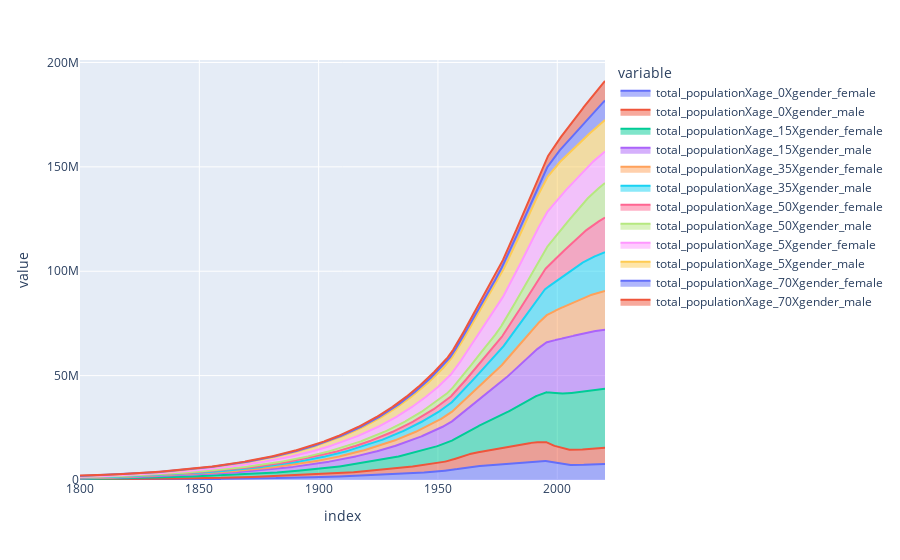

The cell this chart's notebook holds for it:
### Code cell
pop.plot.area()

### Figure 1 — Plotly figure (JSON) as saved in the notebook; plotly's stock layout.template omitted (floating-point values rounded to 4 significant figures; data arrays with more than 128 entries replaced by an {"elided": "..."} marker saying what was removed)
{"data": [{"fillpattern": {"shape": ""}, "hovertemplate": "variable=total_populationXage_0Xgender_female<br>index=%{x}<br>value=%{y}<extra></extra>", "legendgroup": "total_populationXage_0Xgender_female", "line": {"color": "#636efa"}, "marker": {"symbol": "circle"}, "mode": "lines", "name": "total_populationXage_0Xgender_female", "orientation": "v", "showlegend": true, "stackgroup": "1", "type": "scatter", "x": {"elided": "2201 float values"}, "xaxis": "x", "y": {"elided": "2201 float values"}, "yaxis": "y"}, {"fillpattern": {"shape": ""}, "hovertemplate": "variable=total_populationXage_0Xgender_male<br>index=%{x}<br>value=%{y}<extra></extra>", "legendgroup": "total_populationXage_0Xgender_male", "line": {"color": "#EF553B"}, "marker": {"symbol": "circle"}, "mode": "lines", "name": "total_populationXage_0Xgender_male", "orientation": "v", "showlegend": true, "stackgroup": "1", "type": "scatter", "x": {"elided": "2201 float values"}, "xaxis": "x", "y": {"elided": "2201 float values"}, "yaxis": "y"}, {"fillpattern": {"shape": ""}, "hovertemplate": "variable=total_populationXage_15Xgender_female<br>index=%{x}<br>value=%{y}<extra></extra>", "legendgroup": "total_populationXage_15Xgender_female", "line": {"color": "#00cc96"}, "marker": {"symbol": "circle"}, "mode": "lines", "name": "total_populationXage_15Xgender_female", "orientation": "v", "showlegend": true, "stackgroup": "1", "type": "scatter", "x": {"elided": "2201 float values"}, "xaxis": "x", "y": {"elided": "2201 float values"}, "yaxis": "y"}, {"fillpattern": {"shape": ""}, "hovertemplate": "variable=total_populationXage_15Xgender_male<br>index=%{x}<br>value=%{y}<extra></extra>", "legendgroup": "total_populationXage_15Xgender_male", "line": {"color": "#ab63fa"}, "marker": {"symbol": "circle"}, "mode": "lines", "name": "total_populationXage_15Xgender_male", "orientation": "v", "showlegend": true, "stackgroup": "1", "type": "scatter", "x": {"elided": "2201 float values"}, "xaxis": "x", "y": {"elided": "2201 float values"}, "yaxis": "y"}, {"fillpattern": {"shape": ""}, "hovertemplate": "variable=total_populationXage_35Xgender_female<br>index=%{x}<br>value=%{y}<extra></extra>", "legendgroup": "total_populationXage_35Xgender_female", "line": {"color": "#FFA15A"}, "marker": {"symbol": "circle"}, "mode": "lines", "name": "total_populationXage_35Xgender_female", "orientation": "v", "showlegend": true, "stackgroup": "1", "type": "scatter", "x": {"elided": "2201 float values"}, "xaxis": "x", "y": {"elided": "2201 float values"}, "yaxis": "y"}, {"fillpattern": {"shape": ""}, "hovertemplate": "variable=total_populationXage_35Xgender_male<br>index=%{x}<br>value=%{y}<extra></extra>", "legendgroup": "total_populationXage_35Xgender_male", "line": {"color": "#19d3f3"}, "marker": {"symbol": "circle"}, "mode": "lines", "name": "total_populationXage_35Xgender_male", "orientation": "v", "showlegend": true, "stackgroup": "1", "type": "scatter", "x": {"elided": "2201 float values"}, "xaxis": "x", "y": {"elided": "2201 float values"}, "yaxis": "y"}, {"fillpattern": {"shape": ""}, "hovertemplate": "variable=total_populationXage_50Xgender_female<br>index=%{x}<br>value=%{y}<extra></extra>", "legendgroup": "total_populationXage_50Xgender_female", "line": {"color": "#FF6692"}, "marker": {"symbol": "circle"}, "mode": "lines", "name": "total_populationXage_50Xgender_female", "orientation": "v", "showlegend": true, "stackgroup": "1", "type": "scatter", "x": {"elided": "2201 float values"}, "xaxis": "x", "y": {"elided": "2201 float values"}, "yaxis": "y"}, {"fillpattern": {"shape": ""}, "hovertemplate": "variable=total_populationXage_50Xgender_male<br>index=%{x}<br>value=%{y}<extra></extra>", "legendgroup": "total_populationXage_50Xgender_male", "line": {"color": "#B6E880"}, "marker": {"symbol": "circle"}, "mode": "lines", "name": "total_populationXage_50Xgender_male", "orientation": "v", "showlegend": true, "stackgroup": "1", "type": "scatter", "x": {"elided": "2201 float values"}, "xaxis": "x", "y": {"elided": "2201 float values"}, "yaxis": "y"}, {"fillpattern": {"shape": ""}, "hovertemplate": "variable=total_populationXage_5Xgender_female<br>index=%{x}<br>value=%{y}<extra></extra>", "legendgroup": "total_populationXage_5Xgender_female", "line": {"color": "#FF97FF"}, "marker": {"symbol": "circle"}, "mode": "lines", "name": "total_populationXage_5Xgender_female", "orientation": "v", "showlegend": true, "stackgroup": "1", "type": "scatter", "x": {"elided": "2201 float values"}, "xaxis": "x", "y": {"elided": "2201 float values"}, "yaxis": "y"}, {"fillpattern": {"shape": ""}, "hovertemplate": "variable=total_populationXage_5Xgender_male<br>index=%{x}<br>value=%{y}<extra></extra>", "legendgroup": "total_populationXage_5Xgender_male", "line": {"color": "#FECB52"}, "marker": {"symbol": "circle"}, "mode": "lines", "name": "total_populationXage_5Xgender_male", "orientation": "v", "showlegend": true, "stackgroup": "1", "type": "scatter", "x": {"elided": "2201 float values"}, "xaxis": "x", "y": {"elided": "2201 float values"}, "yaxis": "y"}, {"fillpattern": {"shape": ""}, "hovertemplate": "variable=total_populationXage_70Xgender_female<br>index=%{x}<br>value=%{y}<extra></extra>", "legendgroup": "total_populationXage_70Xgender_female", "line": {"color": "#636efa"}, "marker": {"symbol": "circle"}, "mode": "lines", "name": "total_populationXage_70Xgender_female", "orientation": "v", "showlegend": true, "stackgroup": "1", "type": "scatter", "x": {"elided": "2201 float values"}, "xaxis": "x", "y": {"elided": "2201 float values"}, "yaxis": "y"}, {"fillpattern": {"shape": ""}, "hovertemplate": "variable=total_populationXage_70Xgender_male<br>index=%{x}<br>value=%{y}<extra></extra>", "legendgroup": "total_populationXage_70Xgender_male", "line": {"color": "#EF553B"}, "marker": {"symbol": "circle"}, "mode": "lines", "name": "total_populationXage_70Xgender_male", "orientation": "v", "showlegend": true, "stackgroup": "1", "type": "scatter", "x": {"elided": "2201 float values"}, "xaxis": "x", "y": {"elided": "2201 float values"}, "yaxis": "y"}], "layout": {"legend": {"title": {"text": "variable"}, "tracegroupgap": 0}, "margin": {"t": 60}, "xaxis": {"anchor": "y", "domain": [0, 1], "title": {"text": "index"}}, "yaxis": {"anchor": "x", "domain": [0, 1], "title": {"text": "value"}}}}
